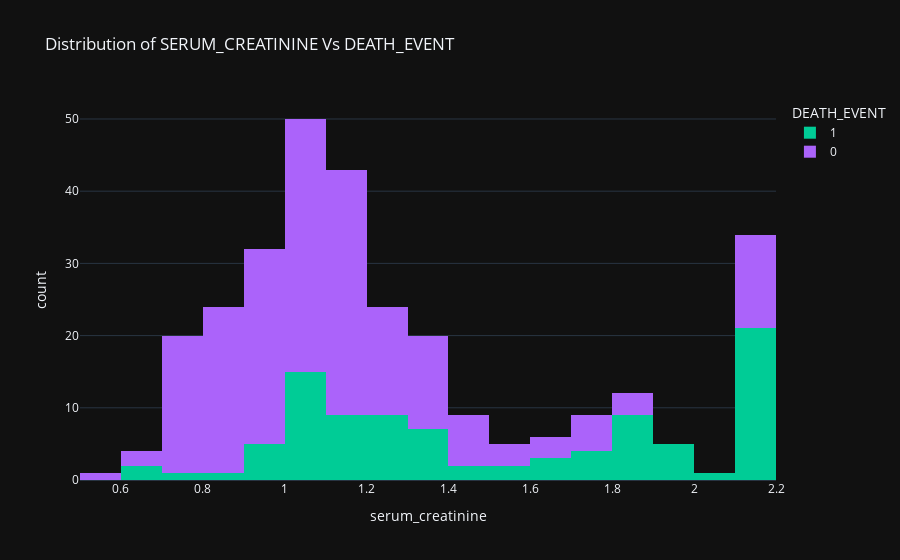

Source (notebook cell):
### Code cell
fig = px.histogram(newdf, x="serum_creatinine", color="DEATH_EVENT", hover_data=newdf.columns, 
                   title ="Distribution of SERUM_CREATININE Vs DEATH_EVENT", 
                   labels={"serum_creatinine": "serum_creatinine"},
                   template="plotly_dark",
                   color_discrete_map={"0": "RebeccaPurple", "1": "MediumPurple"}
                  )
fig.show()

### Figure 1 — Plotly figure (JSON) as saved in the notebook; plotly's stock layout.template omitted (floating-point values rounded to 4 significant figures; data arrays with more than 128 entries replaced by an {"elided": "..."} marker saying what was removed)
{"data": [{"alignmentgroup": "True", "bingroup": "x", "hovertemplate": "DEATH_EVENT=1<br>serum_creatinine=%{x}<br>count=%{y}<extra></extra>", "legendgroup": "1", "marker": {"color": "#00cc96", "pattern": {"shape": ""}}, "name": "1", "offsetgroup": "1", "orientation": "v", "showlegend": true, "type": "histogram", "x": [1.9, 1.1, 1.3, 1.9, 2.15, 2.1, 1.2, 1.1, 1.5, 2.15, 2.15, 0.9, 1.1, 1.1, 1.3, 0.9, 0.8, 1, 1.9, 1.6, 0.9, 1.83, 1.9, 1, 1.3, 2.15, 1.2, 1.83, 2.15, 1, 1, 2.15, 1, 1, 2.15, 1.83, 1.2, 1.2, 1.1, 1.9, 0.9, 0.6, 2.15, 1, 1, 1.4, 2.15, 1, 2.15, 2, 1.1, 1.3, 1, 2.15, 1, 2.15, 1.3, 1, 1.2, 1.83, 1, 1.2, 0.7, 2.15, 1, 1.7, 1.7, 1.2, 1.3, 1.83, 2.15, 2.1, 1.1, 1.7, 1.83, 2.15, 0.9, 1.1, 1.3, 2.15, 1, 1.2, 2.15, 1.2, 1.5, 0.6, 2.1, 1.6, 1.8, 1.6, 2.15, 1.83, 1.7, 1.1, 1.4, 1.83], "xaxis": "x", "yaxis": "y"}, {"alignmentgroup": "True", "bingroup": "x", "hovertemplate": "DEATH_EVENT=0<br>serum_creatinine=%{x}<br>count=%{y}<extra></extra>", "legendgroup": "0", "marker": {"color": "#ab63fa", "pattern": {"shape": ""}}, "name": "0", "offsetgroup": "0", "orientation": "v", "showlegend": true, "type": "histogram", "x": {"elided": "203 float values"}, "xaxis": "x", "yaxis": "y"}], "layout": {"barmode": "relative", "legend": {"title": {"text": "DEATH_EVENT"}, "tracegroupgap": 0}, "title": {"text": "Distribution of SERUM_CREATININE Vs DEATH_EVENT"}, "xaxis": {"anchor": "y", "domain": [0, 1], "title": {"text": "serum_creatinine"}}, "yaxis": {"anchor": "x", "domain": [0, 1], "title": {"text": "count"}}}}
